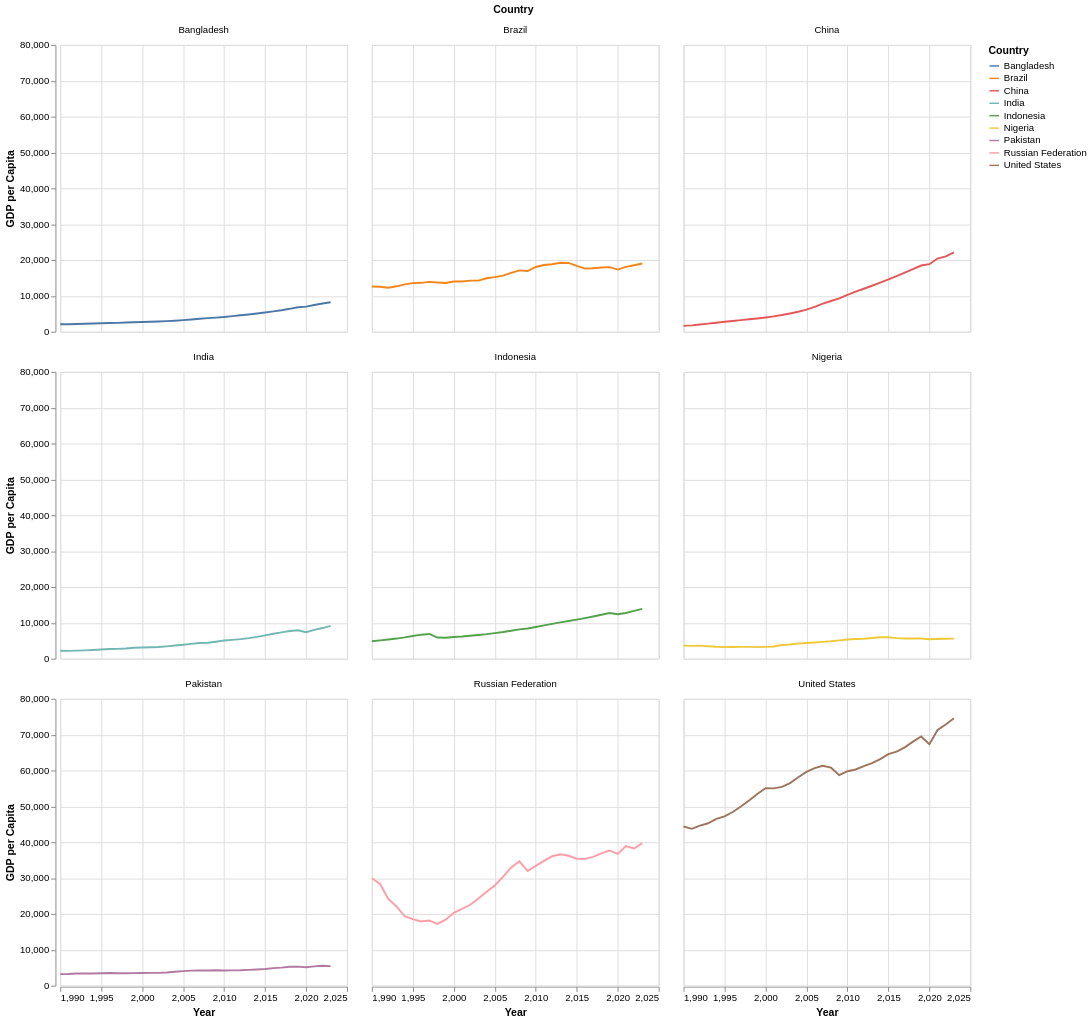

Vega-Lite specification stored for this chart:
### Vega-Lite specification from a JSON file in a GitHub repository (floating-point values rounded to 4 significant figures; data arrays with more than 128 entries replaced by an {"elided": "..."} marker saying what was removed)
{"$schema": "https://vega.github.io/schema/vega-lite/v5.json", "data": {"values": {"elided": "306 records"}}, "mark": "line", "encoding": {"x": {"field": "year", "type": "quantitative", "title": "Year"}, "y": {"field": "gdp_pc", "type": "quantitative", "title": "GDP per Capita"}, "color": {"field": "Country", "type": "nominal", "title": "Country"}, "facet": {"field": "Country", "type": "nominal", "columns": 3}}}
